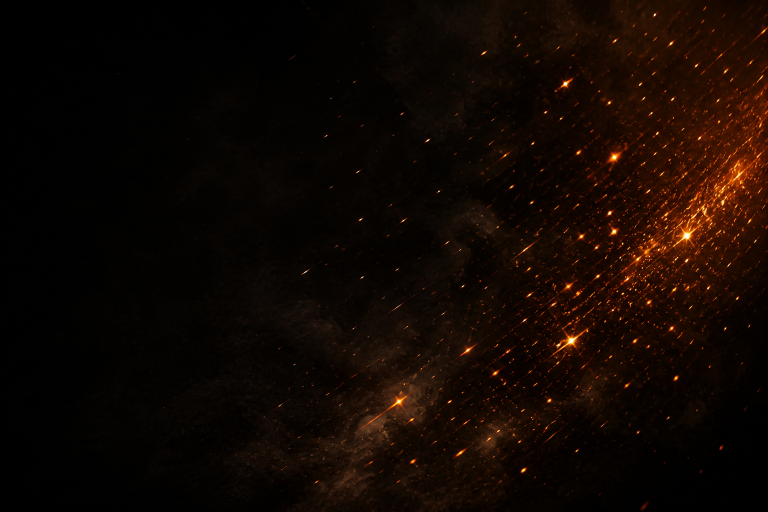
#> input picture .site-src/art/keyart-dark.png, 1536 x 1024 px (shown at 1/2 size)
$ python -i build.py   (imports and definitions only)
#> lines starting #> are read from the running program, lines starting #| are printed output that depends on the picture; after the words box and inside, x2 and y2 are one past the last pixel; in counts of white or black regions, pixels touching at a corner belong together
#!/usr/bin/env python3
"""Static site generator for the apps site (sparkfallgames.com, hosted on GitHub Pages).

Design system v4 "火花电影 / Ember Cinema" (2026-08-20 用户赛马拍板 A 案):
dark charcoal shell site-wide, original spark-shower key art hero, cinematic
full-width bands for games/tools, ember-amber accent. Never pure black.

Reads apps.json + i18n/<lang>.json, emits:
  /index.html, /<app>/index.html            (English, site root)
  /<lang>/index.html, /<lang>/<app>/...     (30 more languages)
  /assets/img/*                             (compressed screenshots + icons)

Legal pages (/<app>/privacy.html, /<app>/support.html) are hand-written and
NEVER touched by this script — their URLs are referenced from shipped apps.
"""

import json
import sys
from pathlib import Path

SRC = Path(__file__).resolve().parent
ROOT = SRC.parent

# [1 line that did not run here, left out]
# [1 line that did not run here, left out]
# [1 line that did not run here, left out]
# [1 line that did not run here, left out]


# [25 lines left out: function load_i18n, not called in this run]


def device_frame(shot_path, width=520):
    """给纯界面截图加程序绘制的设备边框（圆角深框 + 灵动岛胶囊），返回 RGBA。"""
#> called with shot_path = 'art/keyart-dark.png', width = 520
    from PIL import Image, ImageDraw

    shot = Image.open(shot_path).convert("RGB")
#> shot is the input picture: PIL image 1536x1024 RGB; mean R, G, B 17.2, 7, 1.6
    sw = width
    sh = round(shot.height * sw / shot.width)
#> sh = 347
    shot = shot.resize((sw, sh), Image.LANCZOS)
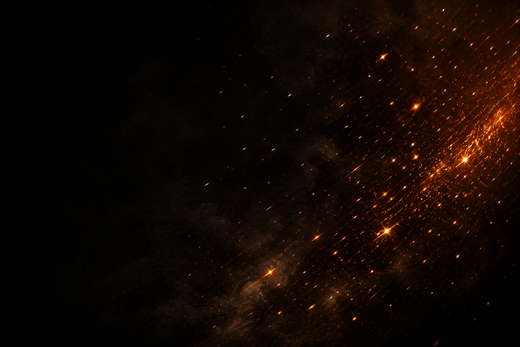
#> shot: PIL image 520x347 RGB; mean R, G, B 17.2, 7, 1.6
    B = round(sw * 0.045)
    R = round(sw * 0.155)
    W, H = sw + B * 2, sh + B * 2
#> W = 566; H = 393
    SS = 3  # 超采样抗锯齿
    frame = Image.new("RGBA", (W * SS, H * SS), (0, 0, 0, 0))
#> frame: PIL image 1698x1179 RGBA; every value is 0
    d = ImageDraw.Draw(frame)
    d.rounded_rectangle([0, 0, W * SS - 1, H * SS - 1], radius=R * SS,
                        fill=(26, 24, 22, 255))
    frame = frame.resize((W, H), Image.LANCZOS)
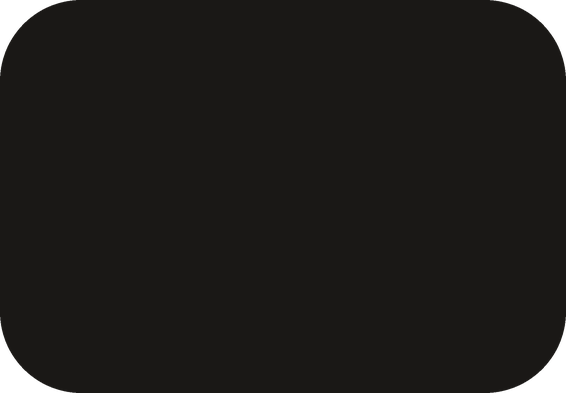
#> frame: PIL image 566x393 RGBA; mean R, G, B, A 25.4, 23.4, 21.5, 248.5; transparent parts drawn white
    ir = round(R * 0.72)
    mask = Image.new("L", (sw * SS, sh * SS), 0)
#> mask: PIL image 1560x1041 L; every value is 0
    ImageDraw.Draw(mask).rounded_rectangle(
        [0, 0, sw * SS - 1, sh * SS - 1], radius=ir * SS, fill=255)
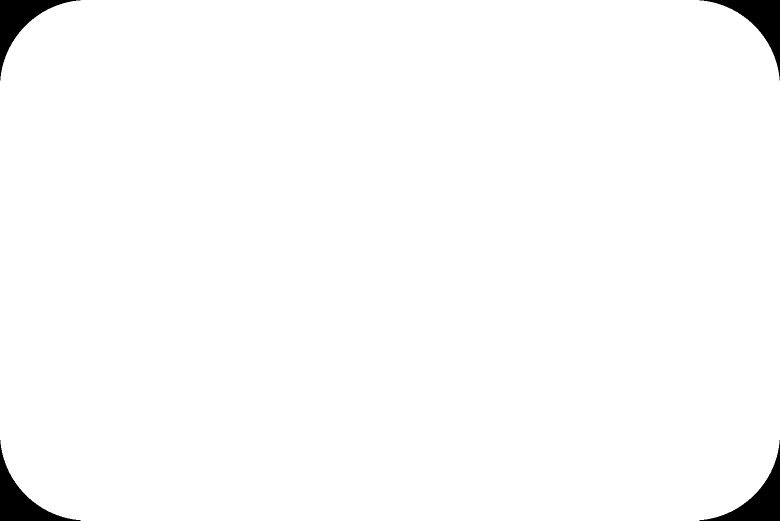
#> mask: PIL image 1560x1041 L (shown at 1/2 size); 98.4% white; 4 black regions, box (x1, y1, x2, y2) and area: (0, 0, 161, 161) 6547, (1399, 0, 1560, 161) 6547, (0, 880, 161, 1041) 6547, (1399, 880, 1560, 1041) 6547
    mask = mask.resize((sw, sh), Image.LANCZOS)
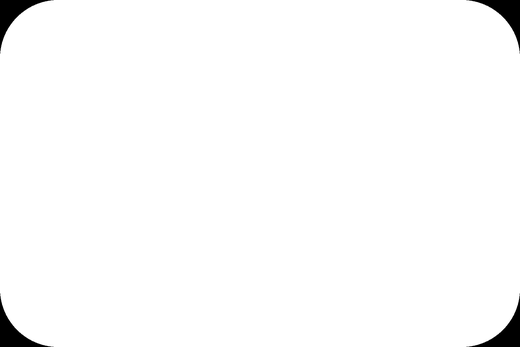
#> mask: PIL image 520x347 L; min 0, max 255, mean 250.9
    frame.paste(shot, (B, B), mask)
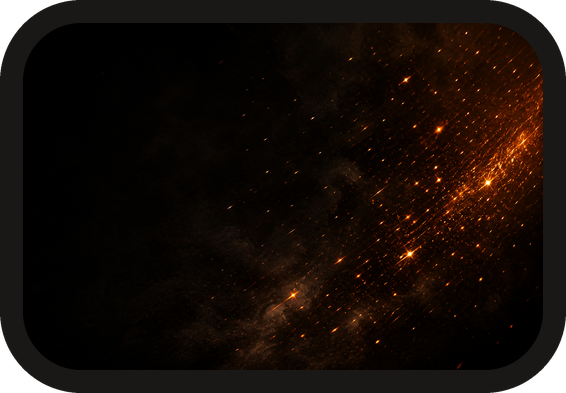
#> frame: PIL image 566x393 RGBA; mean R, G, B, A 18.5, 9.9, 5.2, 248.5; transparent parts drawn white
    d = ImageDraw.Draw(frame)
    pw, ph = round(sw * 0.26), round(sw * 0.065)
    px, py = (W - pw) // 2, B + round(sw * 0.032)
#> px = 215; py = 40
    d.rounded_rectangle([px, py, px + pw, py + ph], radius=ph // 2,
                        fill=(16, 14, 13, 255))
    return frame


# [91 lines left out: functions process_images, t, not called in this run]


def esc(s):
    return s.replace("&", "&amp;").replace("<", "&lt;").replace(">", "&gt;")


# [21 lines left out: functions lang_url, hreflang_links, switcher, not called in this run]


# Brand spark mark (four-point spark, ember gradient). Inline SVG, no asset request.
SPARK_MARK = (
    '<svg class="spark-mark" viewBox="0 0 24 24" aria-hidden="true">'
    '<defs><linearGradient id="sgrad" x1="0" y1="0" x2="24" y2="24">'
    '<stop stop-color="#ffb469"/><stop offset="1" stop-color="#e0664a"/>'
    '</linearGradient></defs>'
    '<path fill="url(#sgrad)" d="M12 1.5c.68 4.3 2.1 7 4 8.6 1.5 1.2 3.6 2 6.5 2.4-4.3.68-7 2.1-8.6 4-1.2 1.5-2 3.6-2.4 6.5-.68-4.3-2.1-7-4-8.6-1.5-1.2-3.6-2-6.5-2.4 4.3-.68 7-2.1 8.6-4 1.2-1.5 2-3.6 2.4-6.5z"/>'
    '</svg>')

VALUE_ICONS = {
    "private": ('<svg viewBox="0 0 24 24" fill="none" stroke="currentColor" stroke-width="1.8" '
                'stroke-linecap="round" stroke-linejoin="round" aria-hidden="true">'
                '<rect x="4" y="10.5" width="16" height="9.5" rx="2.5"/>'
                '<path d="M8 10.5V7a4 4 0 0 1 8 0v3.5"/></svg>'),
    "honest": ('<svg viewBox="0 0 24 24" fill="none" stroke="currentColor" stroke-width="1.8" '
               'stroke-linecap="round" stroke-linejoin="round" aria-hidden="true">'
               '<path d="M20.6 13.3 13.3 20.6a2 2 0 0 1-2.8 0L3 13V3h10l7.6 7.6a2 2 0 0 1 0 2.7z"/>'
               '<circle cx="7.5" cy="7.5" r="1.4"/></svg>'),
    "global": ('<svg viewBox="0 0 24 24" fill="none" stroke="currentColor" stroke-width="1.8" '
               'stroke-linecap="round" stroke-linejoin="round" aria-hidden="true">'
               '<circle cx="12" cy="12" r="9"/><path d="M3 12h18"/>'
               '<path d="M12 3c2.5 2.6 3.8 5.6 3.8 9s-1.3 6.4-3.8 9c-2.5-2.6-3.8-5.6-3.8-9S9.5 5.6 12 3z"/></svg>'),
}


# [35 lines left out: function head, not called in this run]


# 变现模式 → 首屏三徽章（总纲品牌卖点；hybrid 含订阅不得写"无订阅"）
BADGE_SETS = {
    "buyout": ["onetime", "nosub", "noads"],
    "hybrid": ["noads", "notracking", "honest"],
}
CATEGORY_SCHEMA = {
    "games": "GameApplication", "finance": "FinanceApplication",
    "health": "HealthApplication", "utilities": "UtilitiesApplication",
    "reference": "ReferenceApplication", "travel": "TravelApplication",
}


# [5 lines left out: function badge_row, not called in this run]


def jsonld(obj):
    return ('<script type="application/ld+json">'
            + json.dumps(obj, ensure_ascii=False) + "</script>")


# [56 lines left out: functions app_structured_data, header_nav, not called in this run]


# Inline monochrome marks (no third-party icon CDN — privacy + offline).
SOCIAL_ICONS = {
    "x": '<svg class="social-ico" viewBox="0 0 24 24" aria-hidden="true"><path fill="currentColor" d="M18.244 2H21.5l-7.5 8.57L22.5 22h-6.59l-5.16-6.74L5.2 22H1.94l8.03-9.17L1.5 2h6.75l4.66 6.18L18.244 2zm-1.16 18h1.82L7.08 3.94H5.13L17.084 20z"/></svg>',
    "reddit": '<svg class="social-ico" viewBox="0 0 24 24" aria-hidden="true"><path fill="currentColor" d="M12 2C6.48 2 2 6.18 2 11.5c0 3.54 2.2 6.56 5.4 8.05-.07-.62-.14-1.57.03-2.25.15-.62.98-4.16.98-4.16s-.25-.5-.25-1.24c0-1.16.67-2.03 1.51-2.03.71 0 1.06.54 1.06 1.18 0 .72-.46 1.8-.7 2.8-.2.84.42 1.52 1.25 1.52 1.5 0 2.65-1.58 2.65-3.86 0-2.02-1.45-3.43-3.52-3.43-2.4 0-3.81 1.8-3.81 3.66 0 .72.28 1.5.63 1.92a.24.24 0 0 1 .06.23c-.07.28-.22.9-.25 1.02-.04.17-.14.2-.32.12-1.2-.56-1.95-2.32-1.95-3.74 0-3.05 2.22-5.85 6.4-5.85 3.36 0 5.97 2.4 5.97 5.6 0 3.34-2.1 6.03-5.02 6.03-.98 0-1.9-.51-2.22-1.11l-.6 2.3c-.22.84-.81 1.9-1.21 2.54A10.4 10.4 0 0 0 12 21c5.52 0 10-4.18 10-9.5S17.52 2 12 2z"/></svg>',
    "producthunt": '<svg class="social-ico" viewBox="0 0 24 24" aria-hidden="true"><path fill="currentColor" d="M12 2a10 10 0 1 0 .001 20.001A10 10 0 0 0 12 2zm1.75 11.25H12.5v2.5h-1.75v-2.5H8.5V9.5h5.25a2.38 2.38 0 0 1 0 4.75zM12.5 11h1.25a.88.88 0 0 0 0-1.75H12.5V11z"/></svg>',
    "linkedin": '<svg class="social-ico" viewBox="0 0 24 24" aria-hidden="true"><path fill="currentColor" d="M4.98 3.5C4.98 4.88 3.87 6 2.5 6S0 4.88 0 3.5 1.12 1 2.5 1s2.48 1.12 2.48 2.5zM.5 8.5h4V23h-4V8.5zM8.5 8.5h3.8v2h.05c.53-1 1.83-2.05 3.77-2.05 4.03 0 4.78 2.65 4.78 6.1V23h-4v-6.6c0-1.57-.03-3.6-2.2-3.6-2.2 0-2.54 1.72-2.54 3.5V23h-4V8.5z"/></svg>',
    "discord": '<svg class="social-ico" viewBox="0 0 24 24" aria-hidden="true"><path fill="currentColor" d="M19.27 5.33C17.94 4.71 16.5 4.26 15 4a.09.09 0 0 0-.07.03c-.18.33-.39.76-.53 1.09a16.1 16.1 0 0 0-4.8 0c-.14-.34-.36-.76-.54-1.09A.09.09 0 0 0 9 4c-1.5.26-2.94.71-4.27 1.33A.08.08 0 0 0 4.67 5.4C2.53 8.87 1.9 12.24 2.21 15.57a.1.1 0 0 0 .04.07 15.9 15.9 0 0 0 4.79 2.43.1.1 0 0 0 .11-.03c.37-.5.7-1.03.98-1.58a.09.09 0 0 0-.05-.13 10.5 10.5 0 0 1-1.5-.73.09.09 0 0 1 0-.15c.1-.08.2-.16.3-.24a.09.09 0 0 1 .09-.01c3.16 1.44 6.58 1.44 9.7 0a.09.09 0 0 1 .1.01c.1.08.2.16.3.24a.09.09 0 0 1 0 .15c-.48.28-.98.52-1.5.73a.09.09 0 0 0-.05.13c.29.55.62 1.08.98 1.58a.1.1 0 0 0 .11.03 15.85 15.85 0 0 0 4.8-2.43.1.1 0 0 0 .04-.07c.37-3.86-.63-7.2-2.66-10.17a.07.07 0 0 0-.06-.04zM8.7 13.73c-.95 0-1.73-.88-1.73-1.95s.76-1.95 1.73-1.95 1.75.88 1.73 1.95c0 1.07-.76 1.95-1.73 1.95zm6.61 0c-.95 0-1.73-.88-1.73-1.95s.76-1.95 1.73-1.95 1.75.88 1.73 1.95c0 1.07-.77 1.95-1.73 1.95z"/></svg>',
    "instagram": '<svg class="social-ico" viewBox="0 0 24 24" aria-hidden="true"><path fill="currentColor" d="M7 2h10a5 5 0 0 1 5 5v10a5 5 0 0 1-5 5H7a5 5 0 0 1-5-5V7a5 5 0 0 1 5-5zm0 2a3 3 0 0 0-3 3v10a3 3 0 0 0 3 3h10a3 3 0 0 0 3-3V7a3 3 0 0 0-3-3H7zm11.25 1.5a1.25 1.25 0 1 1 0 2.5 1.25 1.25 0 0 1 0-2.5zM12 7.5A4.5 4.5 0 1 1 12 16.5 4.5 4.5 0 0 1 12 7.5zm0 2a2.5 2.5 0 1 0 0 5 2.5 2.5 0 0 0 0-5z"/></svg>',
    "youtube": '<svg class="social-ico" viewBox="0 0 24 24" aria-hidden="true"><path fill="currentColor" d="M23.5 6.2a3 3 0 0 0-2.1-2.1C19.5 3.5 12 3.5 12 3.5s-7.5 0-9.4.6A3 3 0 0 0 .5 6.2 31.5 31.5 0 0 0 0 12a31.5 31.5 0 0 0 .5 5.8 3 3 0 0 0 2.1 2.1c1.9.6 9.4.6 9.4.6s7.5 0 9.4-.6a3 3 0 0 0 2.1-2.1A31.5 31.5 0 0 0 24 12a31.5 31.5 0 0 0-.5-5.8zM9.75 15.5v-7l6.5 3.5-6.5 3.5z"/></svg>',
    "tiktok": '<svg class="social-ico" viewBox="0 0 24 24" aria-hidden="true"><path fill="currentColor" d="M19.6 7.2a5.6 5.6 0 0 1-3.3-1.1v7.3a5.6 5.6 0 1 1-5.6-5.6c.3 0 .6 0 .9.1v2.8a2.8 2.8 0 1 0 2 2.7V2.5h2.7c.2 1.6 1.2 3.1 2.6 4 .9.5 1.9.8 2.7.9v2.8z"/></svg>',
}


def social_icon(key):
    return SOCIAL_ICONS.get(key, "")


# [575 lines left out: functions footer, store_button, phone, game_card, tease_card, walkthrough and 11 more, not called in this run]


# [2 lines not run here, left out]

>>> result = device_frame('art/keyart-dark.png')
